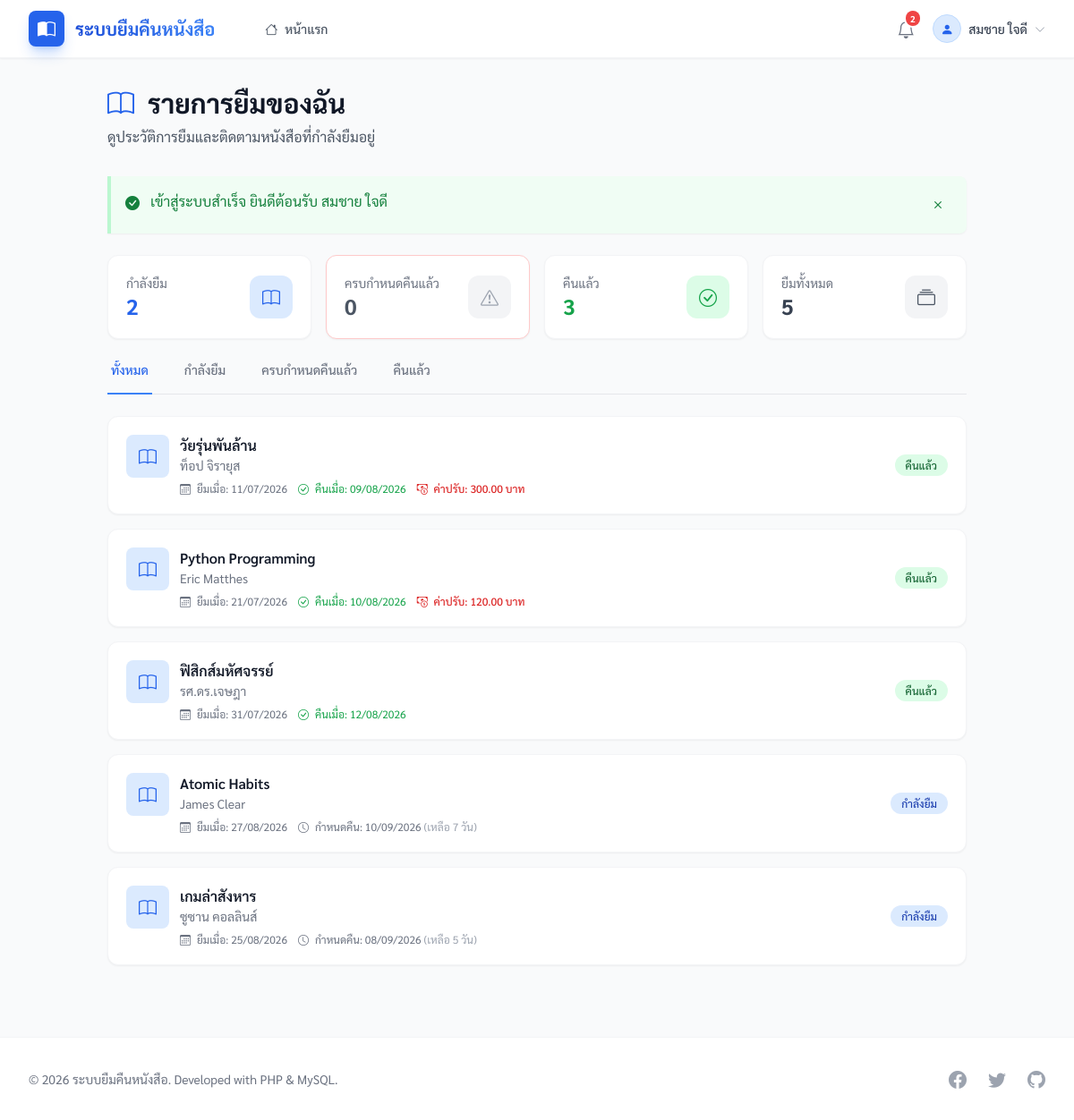
The app's page /my_borrows.php (signed in) with its own data.
### tables this page shows
CREATE TABLE IF NOT EXISTS `users` (
    `id` INT AUTO_INCREMENT PRIMARY KEY,
    `name` VARCHAR(100) NOT NULL COMMENT 'ชื่อ-นามสกุล',
    `email` VARCHAR(100) NOT NULL UNIQUE COMMENT 'อีเมล',
    `password` VARCHAR(255) NOT NULL COMMENT 'รหัสผ่าน (bcrypt)',
    `phone` VARCHAR(20) DEFAULT NULL COMMENT 'เบอร์โทรศัพท์',
    `role` ENUM('member', 'admin', 'staff') NOT NULL DEFAULT 'member' COMMENT 'บทบาท',
    `must_change_password` TINYINT(1) NOT NULL DEFAULT 0 COMMENT '1 = ต้องเปลี่ยนรหัสผ่านก่อนใช้งาน (ตั้งตอนนำเข้า/admin สร้างให้)',
    `created_at` DATETIME DEFAULT CURRENT_TIMESTAMP,
    `updated_at` DATETIME DEFAULT CURRENT_TIMESTAMP ON UPDATE CURRENT_TIMESTAMP,
    INDEX `idx_email` (`email`),
    INDEX `idx_role` (`role`)
);

CREATE TABLE IF NOT EXISTS `borrows` (
    `id` INT AUTO_INCREMENT PRIMARY KEY,
    `user_id` INT NOT NULL COMMENT 'ผู้ยืม',
    `book_id` INT NOT NULL COMMENT 'หนังสือที่ยืม',
    `borrow_date` DATE NOT NULL COMMENT 'วันที่ยืม',
    `due_date` DATE NOT NULL COMMENT 'กำหนดคืน',
    `renew_count` TINYINT UNSIGNED NOT NULL DEFAULT 0 COMMENT 'ต่ออายุไปแล้วกี่ครั้ง',
    `return_date` DATE DEFAULT NULL COMMENT 'วันที่คืนจริง',
    `status` ENUM('borrowing', 'returned', 'lost', 'damaged') NOT NULL DEFAULT 'borrowing' COMMENT 'borrowing=ยังไม่คืน / returned=คืนแล้ว / lost=หาย / damaged=ชำรุดจนใช้ไม่ได้',
    `fine_amount` DECIMAL(10,2) DEFAULT 0 COMMENT 'ค่าปรับ',
    `lost_reported_at` DATETIME NULL COMMENT 'เวลาที่แจ้งหาย/ชำรุด (แยกจาก return_date เพราะรายงานนับ "คืนแล้ว" จาก return_date โดยไม่กรอง status)',
    `lost_reported_by` INT NULL COMMENT 'ผู้แจ้ง',
    `lost_note` VARCHAR(255) NULL COMMENT 'รายละเอียด/เหตุผล',
    `fine_waived_at` DATETIME NULL COMMENT 'เวลาที่ยกเว้นค่าปรับ (NULL = ยังไม่ยกเว้น)',
    `fine_waived_by` INT NULL COMMENT 'ผู้ยกเว้น',
    `fine_waived_note` VARCHAR(255) NULL COMMENT 'เหตุผลที่ยกเว้น',
    `notes` TEXT DEFAULT NULL COMMENT 'หมายเหตุ',
    `created_at` DATETIME DEFAULT CURRENT_TIMESTAMP,
    `updated_at` DATETIME DEFAULT CURRENT_TIMESTAMP ON UPDATE CURRENT_TIMESTAMP,
    INDEX `idx_status` (`status`),
    INDEX `idx_user` (`user_id`),
    INDEX `idx_book` (`book_id`),
    INDEX `idx_due_date` (`due_date`),
     
    INDEX `idx_fine_waived` (`fine_waived_at`),
    FOREIGN KEY (`user_id`) REFERENCES `users`(`id`) ON DELETE RESTRICT ON UPDATE CASCADE,
    FOREIGN KEY (`book_id`) REFERENCES `books`(`id`) ON DELETE RESTRICT ON UPDATE CASCADE,
     
     
    CONSTRAINT `fk_borrows_waived_by` FOREIGN KEY (`fine_waived_by`) REFERENCES `users`(`id`) ON DELETE SET NULL ON UPDATE CASCADE,
    CONSTRAINT `fk_borrows_lost_reported_by` FOREIGN KEY (`lost_reported_by`) REFERENCES `users`(`id`) ON DELETE SET NULL ON UPDATE CASCADE
);

CREATE TABLE IF NOT EXISTS `books` (
    `id` INT AUTO_INCREMENT PRIMARY KEY,
    `title` VARCHAR(200) NOT NULL COMMENT 'ชื่อหนังสือ',
    `author` VARCHAR(100) NOT NULL COMMENT 'ผู้แต่ง',
    `isbn` VARCHAR(20) DEFAULT NULL COMMENT 'รหัส ISBN',
    `call_number` VARCHAR(50) DEFAULT NULL COMMENT 'เลขเรียกหนังสือ — ที่อยู่บนชั้น (รูปแบบอิสระ แต่ละห้องสมุดกำหนดเอง)',
     
     
     
    `search_tokens` TEXT DEFAULT NULL COMMENT 'trigram ของ title+author+isbn+call_number สำหรับ FULLTEXT (สร้างโดย buildSearchTokens())',
    `category_id` INT DEFAULT NULL COMMENT 'หมวดหมู่',
    `description` TEXT DEFAULT NULL COMMENT 'รายละเอียด',
    `copy_notes` TEXT DEFAULT NULL COMMENT 'บันทึกภายในของเจ้าหน้าที่เกี่ยวกับเล่มแต่ละเล่ม (ข้อความอิสระ ระบบไม่ได้ตามรายเล่มให้)',
    `cover_image` VARCHAR(255) DEFAULT NULL COMMENT 'ชื่อไฟล์รูปปก',
    `quantity` INT NOT NULL DEFAULT 1 COMMENT 'จำนวนทั้งหมด',
    `price` DECIMAL(10,2) NULL DEFAULT NULL COMMENT 'ราคาปก — ใช้ตั้งต้นค่าชดใช้ตอนแจ้งหาย (NULL = ยังไม่ระบุ)',
    `available` INT NOT NULL DEFAULT 1 COMMENT 'จำนวนที่ว่าง',
    `is_visible` TINYINT(1) NOT NULL DEFAULT 1 COMMENT 'แสดงให้สาธารณะเห็น',
    `is_reference` TINYINT(1) NOT NULL DEFAULT 0 COMMENT 'หนังสืออ้างอิง — อ่านในห้องสมุดเท่านั้น ยืม/จองไม่ได้',
    `created_at` DATETIME DEFAULT CURRENT_TIMESTAMP,
    `updated_at` DATETIME DEFAULT CURRENT_TIMESTAMP ON UPDATE CURRENT_TIMESTAMP,
    INDEX `idx_available` (`available`),
    INDEX `idx_category` (`category_id`),
    UNIQUE INDEX `uq_isbn` (`isbn`),
     
    INDEX `idx_call_number` (`call_number`),
     
     
    FULLTEXT KEY `ft_books_search` (`search_tokens`),
    FOREIGN KEY (`category_id`) REFERENCES `categories`(`id`) ON DELETE SET NULL ON UPDATE CASCADE,
    CONSTRAINT `chk_books_available_non_negative` CHECK (`available` >= 0),
    CONSTRAINT `chk_books_quantity_gte_available` CHECK (`quantity` >= `available`)
);

### my_borrows.php (the view, shortened to what the rows shown need)
<?php
require_once __DIR__ . '/bootstrap.php';
$pdo = getDB();
$userId = $_SESSION['user_id'];
$borrowRepo = new BorrowRepository($pdo);
$statusFilter = $_GET['status'] ?? '';
$filters = ['user_id' => $userId];
$borrows = $borrowRepo->findAll($filters);
require_once __DIR__ . '/includes/header.php';
function isOverdue($borrow): bool {
    return $borrow['status'] === 'borrowing' && strtotime($borrow['due_date']) < strtotime('today');
}
function isDueToday($borrow): bool {
    return $borrow['status'] === 'borrowing' && $borrow['due_date'] === date('Y-m-d');
}
function getDaysRemaining($dueDate): int {
    $today = strtotime('today');
    $due = strtotime($dueDate);
    return (int) (($due - $today) / (60 * 60 * 24));
}
?>
<div class="max-w-5xl mx-auto px-4 sm:px-6 lg:px-8 py-8">
    <div class="mb-8">
        <h1 class="text-3xl font-bold text-gray-900">
            <i class="bi bi-book text-primary-600 mr-2"></i>
            รายการยืมของฉัน
        </h1>
    </div>
    <?php if (empty($borrows)): ?>
        <div class="text-center py-16 bg-white rounded-2xl shadow-sm border border-gray-100">
            <div class="w-20 h-20 mx-auto bg-gray-100 rounded-full flex items-center justify-center mb-4">
                <i class="bi bi-book text-4xl text-gray-400"></i>
            </div>
            <h3 class="text-lg font-medium text-gray-900 mb-2">ไม่พบรายการยืม</h3>
            <p class="text-gray-500 mb-6"><?= $statusFilter ? 'ไม่มีรายการในหมวดหมู่นี้' : 'คุณยังไม่มีประวัติการยืมหนังสือ' ?></p>
            <a href="<?= APP_URL ?>" class="inline-flex items-center px-4 py-2 bg-primary-600 text-white rounded-lg hover:bg-primary-700 transition-colors">
                <i class="bi bi-search mr-2"></i>
                ค้นหาหนังสือ
            </a>
        </div>
    <?php else: ?>
        <div class="space-y-4">
            <?php foreach ($borrows as $borrow): ?>
                <?php
                    $isOverdue = isOverdue($borrow);
                    $isDueToday = isDueToday($borrow);
                    $daysRemaining = getDaysRemaining($borrow['due_date']);
                    if ($borrow['status'] === 'returned') {
                        $statusClass = 'bg-green-100 text-green-800';
                        $statusLabel = 'คืนแล้ว';
                    } elseif ($borrow['status'] === 'lost') {
                        $statusClass = 'bg-orange-100 text-orange-800';
                        $statusLabel = 'แจ้งหาย';
                    } elseif ($borrow['status'] === 'damaged') {
                        $statusClass = 'bg-purple-100 text-purple-800';
                        $statusLabel = 'ชำรุด';
                    } elseif ($isOverdue) {
                        $statusClass = 'bg-red-100 text-red-800';
                        $statusLabel = 'ครบกำหนดคืนแล้ว';
                    } elseif ($isDueToday) {
                        $statusClass = 'bg-amber-100 text-amber-800';
                        $statusLabel = 'ครบกำหนดวันนี้';
                    } else {
                        $statusClass = 'bg-blue-100 text-blue-800';
                        $statusLabel = 'กำลังยืม';
                    }
                ?>
                <div class="bg-white rounded-xl shadow-sm border <?= $isOverdue ? 'border-red-200' : 'border-gray-100' ?> p-5 hover:shadow-md transition-shadow">
                    <div class="flex flex-col sm:flex-row sm:items-center sm:justify-between gap-4">
                        <div class="flex-1">
                            <div class="flex items-start gap-3">
                                <div class="w-12 h-12 <?= $isOverdue ? 'bg-red-100' : 'bg-primary-100' ?> rounded-lg flex items-center justify-center flex-shrink-0">
                                    <i class="bi bi-book text-xl <?= $isOverdue ? 'text-red-600' : 'text-primary-600' ?>"></i>
                                </div>
                                <div>
                                    <h3 class="font-semibold text-gray-900">
                                        <a href="book.php?id=<?= $borrow['book_id'] ?>" class="hover:text-primary-600 transition-colors">
                                            <?= e($borrow['book_title']) ?>
                                        </a>
                                    </h3>
                                    <p class="text-sm text-gray-500"><?= e($borrow['book_author']) ?></p>
                                    <div class="mt-2 flex flex-wrap items-center gap-3 text-xs text-gray-500">
                                        <span>
                                            <i class="bi bi-calendar3 mr-1"></i>
                                            ยืมเมื่อ: <?= date('d/m/Y', strtotime($borrow['borrow_date'])) ?>
                                        </span>
                                        <?php if ($borrow['status'] === 'borrowing'): ?>
                                            <span class="<?= $isOverdue ? 'text-red-600 font-medium' : ($isDueToday ? 'text-amber-600 font-medium' : '') ?>">
                                                <i class="bi bi-clock mr-1"></i>
                                                กำหนดคืน: <?= date('d/m/Y', strtotime($borrow['due_date'])) ?>
                                                <?php if ($isOverdue): ?>
                                                    <span class="text-red-500">(เลยกำหนด <?= abs($daysRemaining) ?> วัน)</span>
                                                <?php elseif ($isDueToday): ?>
                                                    <span class="text-amber-600">(วันนี้!)</span>
                                                <?php else: ?>
                                                    <span class="text-gray-400">(เหลือ <?= $daysRemaining ?> วัน)</span>
                                                <?php endif; ?>
                                            </span>
                                        <?php else: ?>
                                            <span class="text-green-600">
                                                <i class="bi bi-check-circle mr-1"></i>
                                                คืนเมื่อ: <?= !empty($borrow['return_date']) ? date('d/m/Y', strtotime($borrow['return_date'])) : '-' ?>
                                            </span>
                                            <?php if ($borrow['fine_amount'] > 0): ?>
                                                <?php if (!empty($borrow['fine_waived_at'])): ?>
                                                    <span class="text-gray-500 font-medium" title="ห้องสมุดยกเว้นค่าปรับให้แล้ว">
                                                        <i class="bi bi-check-circle mr-1"></i>
                                                        ค่าปรับ <?= number_format($borrow['fine_amount'], 2) ?> บาท — <span class="text-green-600">ยกเว้นแล้ว</span>
                                                    </span>
                                                <?php else: ?>
                                                    <span class="text-red-600 font-medium">
                                                        <i class="bi bi-cash-coin mr-1"></i>
                                                        ค่าปรับ: <?= number_format($borrow['fine_amount'], 2) ?> บาท
                                                    </span>
                                                <?php endif; ?>
                                            <?php endif; ?>
                                        <?php endif; ?>
                                    </div>
                                </div>
                            </div>
                        </div>
                        <div class="flex items-center">
                            <span class="inline-flex items-center px-3 py-1 rounded-full text-xs font-medium <?= $statusClass ?>">
                                <?= $statusLabel ?>
                            </span>
                        </div>
                    </div>
                </div>
            <?php endforeach; ?>
        </div>
    <?php endif; ?>
</div>
<?php require_once __DIR__ . '/includes/footer.php'; ?>

### includes/header.php (shortened to what the rows shown need)
<?php
require_once __DIR__ . '/functions.php';
$user = isLoggedIn() ? getCurrentUser() : null;
$memberAlerts = ['overdue' => 0, 'due_soon' => 0, 'ready_pickup' => 0, 'unpaid' => 0, 'total' => 0];
if (isLoggedIn()) {
    try {
        $memberAlerts = (new \App\Repositories\BorrowRepository(getDB()))
            ->getMemberAlertCounts((int) $_SESSION['user_id'], (int) DUE_SOON_DAYS);
    } catch (\Throwable $e) {
    }
}
?>
<!DOCTYPE html>
<html lang="th">
<head>
    <link href="<?= APP_URL ?>/assets/vendor/fonts/sarabun.css" rel="stylesheet">
    <link rel="stylesheet" href="<?= APP_URL ?>/assets/vendor/bootstrap-icons/bootstrap-icons.css">
    <script src="<?= APP_URL ?>/assets/vendor/tailwind/tailwind.js"></script>
</head>
<body class="bg-gray-50 text-gray-800 font-sans antialiased flex flex-col min-h-screen">
    <nav class="bg-white shadow-sm sticky top-0 z-50 border-b border-gray-100">
        <div class="max-w-7xl mx-auto px-4 sm:px-6 lg:px-8">
            <div class="flex justify-between h-16">
                <div class="hidden md:flex items-center space-x-4">
                    <?php if (isLoggedIn()): ?>
                        <div class="relative">
                            <button type="button"
                                    onclick="event.stopPropagation(); document.getElementById('member-alerts').classList.toggle('hidden')"
                                    class="text-gray-500 hover:text-primary-600 transition-colors relative p-1"
                                    aria-label="การแจ้งเตือนของฉัน">
                                <i class="bi bi-bell text-xl"></i>
                                <?php if ($memberAlerts['total'] > 0): ?>
                                    <span class="absolute -top-0.5 -right-0.5 min-w-[1.05rem] h-[1.05rem] px-1 flex items-center justify-center
                                                 rounded-full ring-2 ring-white bg-red-500 text-white text-[10px] font-bold">
                                        <?= $memberAlerts['total'] > 99 ? '99+' : $memberAlerts['total'] ?>
                                    </span>
                                <?php endif; ?>
                            </button>
                        </div>
                        <div class="relative group ml-3">
                            <button type="button" class="flex items-center space-x-2 text-sm font-medium text-gray-700 hover:text-primary-600 focus:outline-none transition-colors">
                                <span class="w-8 h-8 rounded-full bg-primary-100 text-primary-600 flex items-center justify-center border border-primary-200">
                                    <i class="bi bi-person-fill"></i>
                                </span>
                                <span><?= e($user['name'] ?? 'ผู้ใช้') ?></span>
                                <i class="bi bi-chevron-down text-xs text-gray-400 group-hover:text-primary-500 transition-colors"></i>
                            </button>
                        </div>
                    <?php endif; ?>
                </div>
            </div>
        </div>
    </nav>
    <main class="flex-grow">

### records on screen
users: name "สมชาย ใจดี"
borrows: book.title "วัยรุ่นพันล้าน", book.author "ท็อป จิรายุส", borrow_date "11/07/2026", return_date "09/08/2026", fine_amount "300.00", status "คืนแล้ว"
borrows: book.title "Python Programming", book.author "Eric Matthes", borrow_date "21/07/2026", return_date "10/08/2026", fine_amount "120.00", status "คืนแล้ว"
borrows: book.title "ฟิสิกส์มหัศจรรย์", book.author "รศ.ดร.เจษฎา", borrow_date "31/07/2026", return_date "12/08/2026", status "คืนแล้ว"
borrows: book.title "Atomic Habits", book.author "James Clear", borrow_date "27/08/2026", due_date "10/09/2026", due_date "7", statusLabel "กำลังยืม"
borrows: book.title "เกมล่าสังหาร", book.author "ซูซาน คอลลินส์", borrow_date "25/08/2026", due_date "08/09/2026", due_date "5", statusLabel "กำลังยืม"

### other values on screen
$memberAlerts['total'] "2"
$content "เข้าสู่ระบบสำเร็จ ยินดีต้อนรับ สมชาย ใจดี"
$stats['active_borrows'] "2"
$overdueCount "0"
$stats['returned'] "3"
$stats['total_borrows'] "5"
APP_NAME "ระบบยืมคืนหนังสือ"
